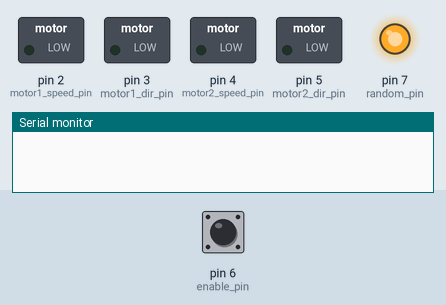
This program was run on a simulated Arduino Mega 2560, built with avr-gcc and run on an emulated ATmega2560. Shown: switched loads named in the program (green lamp = pin HIGH), output pins drawn as LEDs (lit = HIGH), the last lines printed to the serial monitor. The test bench sets the inputs (shaded band); at power-on: pin 6 (enable_pin) HIGH.

Above: at 1.2 s.
1.3 s: pin 6 (enable_pin) pulled LOW for 0.15 s
At 1.37 s:
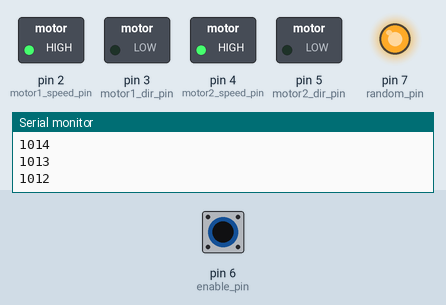
2.9 s: pin 6 (enable_pin) pulled LOW for 3.2 s
At 6.8 s:
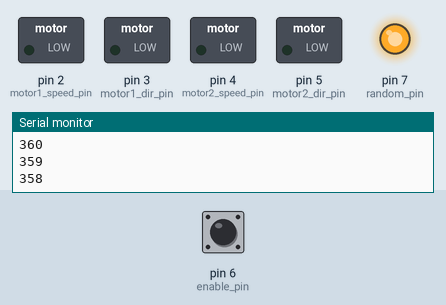
7.6 s: pin 6 (enable_pin) pulled LOW for 3.2 s
At 9.6 s:
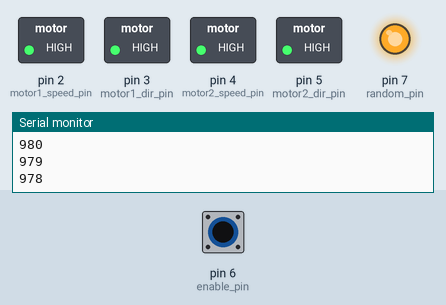
Timing chart, 0 to 12.3 s (numbered marks = the images above; inputs shaded):
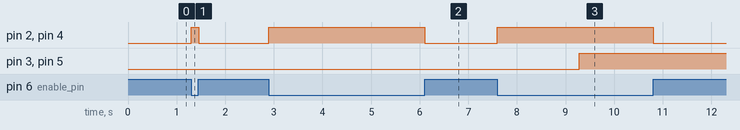

Measured:
- after the input at 1.3 s, pin 2 (motor1_speed_pin), pin 4 (motor2_speed_pin): LOW → HIGH at once, → LOW 0.15 s later
- after the input at 2.9 s, pin 2 (motor1_speed_pin), pin 4 (motor2_speed_pin): LOW → HIGH at once, → LOW 3.2 s later
- after the input at 7.6 s, pin 2 (motor1_speed_pin), pin 4 (motor2_speed_pin): LOW → HIGH at once, → LOW 3.2 s later; pin 3 (motor1_dir_pin), pin 5 (motor2_dir_pin): LOW → HIGH after 1.7 s

The program:

main.cpp
```cpp
#include <Arduino.h>

#define motor1_speed_pin 2
#define motor1_dir_pin 3
#define motor2_speed_pin 4
#define motor2_dir_pin 5
#define enable_pin 6
#define random_pin 7

void setup() {
  // put your setup code here, to run once:
  Serial.begin(9600);
  // set up all of the motor pins
  pinMode(motor1_speed_pin, OUTPUT);
  pinMode(motor1_dir_pin, OUTPUT);
  pinMode(motor2_speed_pin, OUTPUT);
  pinMode(motor2_dir_pin, OUTPUT);
  pinMode(enable_pin, INPUT_PULLUP);
  digitalWrite(motor1_dir_pin, LOW);
  digitalWrite(motor2_dir_pin, LOW);
  analogWrite(motor1_speed_pin, 0);
  analogWrite(motor2_speed_pin, 0);

  pinMode(random_pin, OUTPUT);
  digitalWrite(random_pin, HIGH);

}

int speed = 1023;
// a function to set the speed of the motors from the serial port


void loop() {
  if(!digitalRead(enable_pin)){
    analogWrite(motor1_speed_pin, 1023);
    analogWrite(motor2_speed_pin, 1023);
    if(speed <= 1){
      speed = 1023;
      digitalWrite(motor1_dir_pin, HIGH);
      digitalWrite(motor2_dir_pin, HIGH);
    }
    speed--;
    delay(2);
    Serial.println(speed);
  }
  else{
    analogWrite(motor1_speed_pin, 0);
    analogWrite(motor2_speed_pin, 0);
  }

}
```
